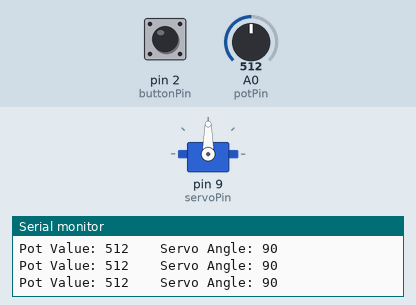
Bench run of a sketch on a simulated Arduino Uno, built with avr-gcc and run on an emulated ATmega328P. Parts: servo, the last lines printed to the serial monitor. Inputs (shaded band) come from the test bench; at power-on: pin 2 (buttonPin) HIGH, A0 (potPin) = 512.

Above: at 1.2 s.
1.3 s: pin 2 (buttonPin) pulled LOW for 0.15 s
At 1.46 s:
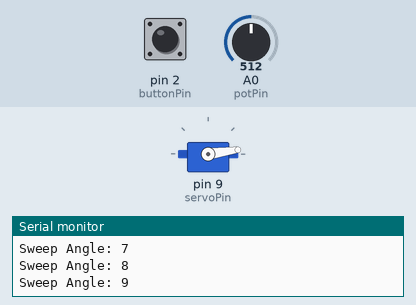
7.3 s: pin 2 (buttonPin) pulled LOW for 1 s
At 8.58 s:
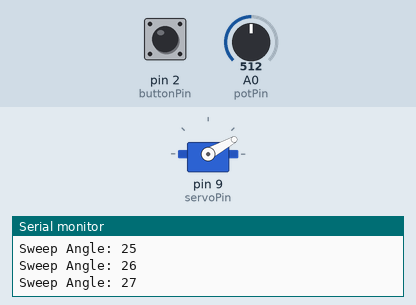
14.3 s: A0 (potPin) set to 1023
16.4 s: A0 (potPin) set to 511
At 16.7 s:
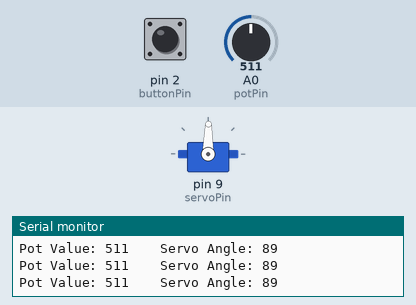
Timing chart, 0 to 18.9 s (numbered marks = the images above; inputs shaded):
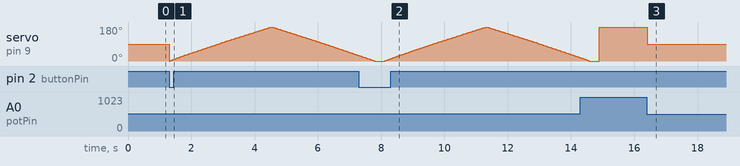

Measured:
- after the input at 16.4 s, servo on pin 9 (servoPin): 180° → 89° at once

The sketch:

servo_control.ino
```cpp
#include <Servo.h>

Servo myServo;

const int servoPin = 9;
const int potPin = A0;
const int buttonPin = 2;

int potValue;
int angle;

void setup()
{
  Serial.begin(9600);

  myServo.attach(servoPin);

  pinMode(buttonPin, INPUT_PULLUP);
}

void loop()
{
  // If button is pressed
  if (digitalRead(buttonPin) == LOW)
  {
    // Sweep from 0 to 180
    for(int pos = 0; pos <= 180; pos++)
    {
      myServo.write(pos);
      Serial.print("Sweep Angle: ");
      Serial.println(pos);
      delay(15);
    }

    // Sweep back from 180 to 0
    for(int pos = 180; pos >= 0; pos--)
    {
      myServo.write(pos);
      Serial.print("Sweep Angle: ");
      Serial.println(pos);
      delay(15);
    }

    delay(300);
  }

  // Manual control using potentiometer
  else
  {
    potValue = analogRead(potPin);

    angle = map(potValue,0,1023,0,180);

    myServo.write(angle);

    Serial.print("Pot Value: ");
    Serial.print(potValue);

    Serial.print("    Servo Angle: ");
    Serial.println(angle);

    delay(100);
  }
}
```
